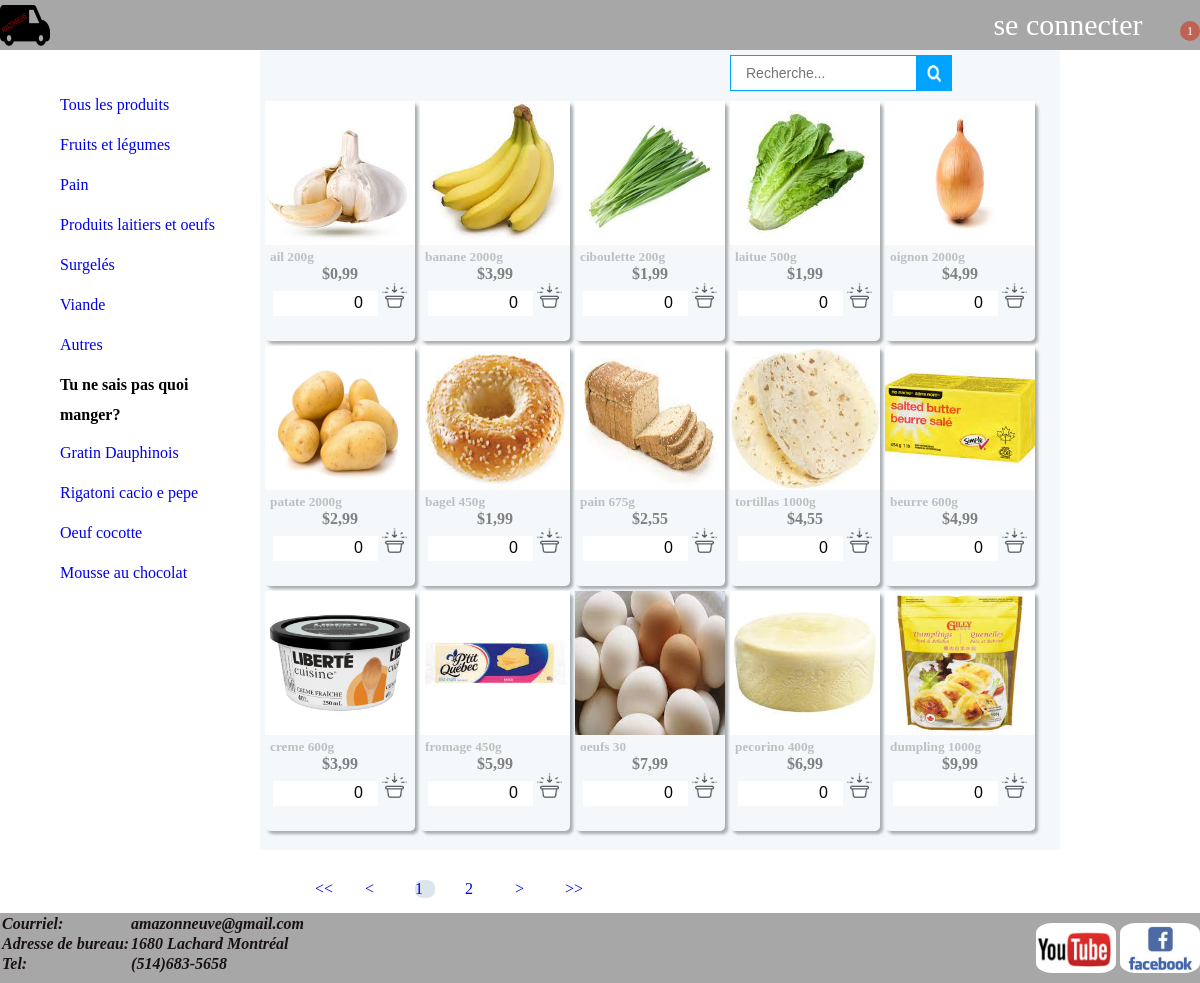
/compte/shopping/, run on the app's committed database.
### gestion_vente/models.py (models this page shows, shortened)
class Produit(models.Model):
    nomProduit = models.CharField(verbose_name='Nom du Produit', max_length=20)
    typeProduit = models.CharField(verbose_name='type du produit', max_length=20, default="produit")
    prixUnitair = models.DecimalField(verbose_name="Prix Unitaire", max_digits=10, decimal_places=2, default=0)
    lienPhoto = models.CharField(verbose_name='lien photo', max_length=100, default="")

### gestion_vente/views.py (the view, shortened to what this page needs)
# urls.py: path("compte/shopping/", views.shopping, name="shopping"),
def shopping(request):
    nom = get_nom()
    nbr = get_nbr()
    data_dict = {}
    type = request.GET.get("type","")
    nomProduit = request.GET.get("nomProduit","")
    if type:
        data_dict["typeProduit"] = type
    if nomProduit:
        data_dict["nomProduit__contains"] = nomProduit
    liste = models.Produit.objects.filter(**data_dict)
    page_obj = Pagination(request, liste, page_size=15)
    contente = {
            "liste": page_obj.page_queryset,
            "page_string": page_obj.html(),
            "nom":nom,
            "nbr": nbr,
            "type": type,
            "nomProduit": nomProduit
        }
    if request.method == "GET":
        return render(request, "shopping.html", contente)

### gestion_vente/views.py (called while the page is built)
def get_nom():
    nom = '<a href="/compte/login/">se connecter</a></span></li></ul>'
    if m.client:
        nom = f'<img src="/static/imgs/connexion.png" alt="">{m.client.compte}</span></li><ul>\
                <li><a href="/compte/info/">profile</a></li><li><a href="/compte/histoire/">mes commandes</a></li>\
                <li><a href="/compte/deconnecter/">déconnection</a></li></ul></ul>'
    nom = mark_safe(nom)
    return nom

def get_nbr():
    nbr = models.LignePanier.objects.filter(nomCompte_id="VISITEUR").count()
    if m.client:
        nbr = models.LignePanier.objects.filter(nomCompte_id=m.client.compte).count()
    return nbr

### gestion_vente/templates/shopping.html (shortened to what this page needs)
{% extends "layout.html" %}
{% block content %}
<div class="w">
    <div class="produit_type">
        <ul>
            <li><a href="/compte/shopping/">Tous les produits</a></li>
            <li><a href="?type=fruit_legume">Fruits et légumes</a></li>
            <li><a href="?type=pain">Pain</a></li>
            <li><a href="?type=laitier_et_oeufs">Produits laitiers et oeufs</a></li>
            <li><a href="?type=surgeles">Surgelés</a></li>
            <li><a href="?type=viande">Viande</a></li>
            <li><a href="?type=autres">Autres</a></li>
            <li><h4>Tu ne sais pas quoi manger?</h4></li>
            <br><li><a href="/recette/?r=0">Gratin Dauphinois</a></li>
            <li><a href="/recette/?r=1">Rigatoni cacio e pepe</a></li>
            <li><a href="/recette/?r=2">Oeuf cocotte</a></li>
            <li><a href="/recette/?r=3">Mousse au chocolat</a></li>
        </ul>
    </div>
    <div class="shop">
        <div class="search">
            <form method="get">
            <input type="text" value="{{ nomProduit }}" placeholder="Recherche..." name="nomProduit">
            <button type="submit"><img src="/static/imgs/btn.png" alt=""></button>
            </form>
        </div>
        {% for obj in liste %}
        <div class="produit">
            <img src="{{ obj.lienPhoto}}" alt="">
            <h5>{{ obj.nomProduit }}</h5>
            <h4>${{ obj.prixUnitair }}</h4>
            <form action="" method="post">
            <input type="number" min="0" name="{{ obj.id}}" value="0" required="required">
            <button class="btn_acheter" type="submit">
                <img class="img_char" src="/static/imgs/chario.png">
            </button>
            </form>
        </div>
        {% endfor %}
        <br>
    </div>
    <ul class="pagination" style="margin-left: 300px;">
        {{ page_string }}
    </ul>
</div>
{% endblock %}

### gestion_vente/templates/layout.html (shortened to what this page needs)
<!DOCTYPE html>
<html lang="en">
<head>
    <link rel="stylesheet" href="/static/css/layout.css">
</head>
<body>
    <div class="header">
        <div class="nav w">
        <div class="shopping">
            <h1><a href="/compte/shopping/"><img src="/static/imgs/logo.png" ></a></h1>
        </div>
        <div class="panier">
            <div class="items">{{ nbr }}</div>
        </div>
        <ul class="connecter">
           <li><span>{{nom}}
        </div>
    </div>
    {% block content %}{% endblock %}
    <footer >
        <div class="w" >
        <div class="info_contact">
            <table>
                <tr>
                    <td>Courriel:</td>
                    <td class="column2">amazonneuve@gmail.com</td>
                </tr>
                <tr>
                    <td>Adresse de bureau:</td>
                    <td class="column2">1680 Lachard Montr&eacute;al</td>
                </tr>
                <tr>
                    <td>Tel:</td>
                    <td class="column2">(514)683-5658</td>
                </tr>
            </table>
        </div>
        <div class="mul_media">
        <a href="https://www.youtube.com/"><img class="footer_img" src="/static/imgs/youtube.PNG"></a>
        <a href="https://fr-ca.facebook.com/"><img class="footer_img" src="/static/imgs/facebook.PNG"></a>
        </div>
        </div>
      </footer>
</body>
</html>

### gestion_vente/static/css/layout.css (style rules this page uses)
* { margin: 0; padding: 0; }
.header { height: 50px; background-color:rgba(80, 80, 80, 0.5); }
.w { width: 1200px; margin: auto; min-height: 800px; }
footer .w { height: 70px; min-height: auto; }
.header img { height: 50px; }
.connecter, .panier { float: right; line-height: 50px; font-size: 30px; text-decoration: none; color: white; margin-right: 30px; }
.panier { margin-right: 0; }
.produit_type { margin-top: 30px; float: left; width: 200px; height: 500px; }
.produit_type ul li { height: 30px; line-height: 30px; font-size: 16px; margin: 10px 10px; }
.search { float: left; width: 250px; height: 36px; margin-left: 470px; margin-bottom: 10px; margin-top: 5px; }
.search input { float: left; width: 170px; height: 34px; border: 1px solid #00a4ff; border-right: 0; color: #bfbfbf; font-size: 14px; padding-left: 15px; }
.search button { float: left; width: 36px; height: 36px; border: 0; }
.search button img { width: 36px; height: 36px; }
.shop { float: left; margin-left: 10px; width: 800px; height: 800px; background-color: rgb(244, 248, 250); }
.produit { float: left; width: 150px; height: 240px; text-align: center; margin-left: 5px; margin-bottom: 5px; border-radius: 5px; box-shadow: 3px 3px 3px rgba(0,0,0, 0.3); }
.produit h5 { text-align: left; padding-left: 5px; color: #bfbfbf; }
.produit h4 { color: gray; }
.produit img { width: 100%; height: 60%; }
.produit input { text-align: right; width: 70%; height: 25px; font-size: 16px; border: 0; }
.produit .btn_acheter { background-color: transparent; border:none }
.produit .img_char { width: 25px; height: 25px; }
a { text-decoration: none; }
li { list-style: none; }
.nav a { color: white; text-decoration: none; }
.shopping { float: left; height: 100%; }
.items { display: inline-block; width: 20px; height: 20px; font-size: 12px; line-height: 20px; border-radius: 50%; background-color:rgba(216, 30, 5, 0.5); color: white; text-align: center; }
footer { float: left; width: 100%; height: 70px; position: relative; bottom: 1%; background-color: rgb(167,167,167); }
.info_contact { width: 30%; float: left; height: 70px; font-style: italic; font-weight: bold; color: rgb(26, 17, 17); }
.mul_media { float: right; height: 70px; }
.footer_img { margin-top: 10px; width: 80px; border-radius: 20%; height: 50px; line-height: 50px; }
.pagination { margin-top: 15px; float: left; }
.pagination li { float: left; min-width: 20px; margin: 15px; }
.pagination .active { border-radius: 40%; background-color: rgba(74, 124, 153, 0.2); }

### data on the page
Produit: lienPhoto (picture), nomProduit "ail 200g", prixUnitair "0,99"
Produit: lienPhoto (picture), nomProduit "banane 2000g", prixUnitair "3,99"
Produit: lienPhoto (picture), nomProduit "ciboulette 200g", prixUnitair "1,99"
Produit: lienPhoto (picture), nomProduit "laitue 500g", prixUnitair "1,99"
Produit: lienPhoto (picture), nomProduit "oignon 2000g", prixUnitair "4,99"
Produit: lienPhoto (picture), nomProduit "patate 2000g", prixUnitair "2,99"
Produit: lienPhoto (picture), nomProduit "bagel 450g", prixUnitair "1,99"
Produit: lienPhoto (picture), nomProduit "pain 675g", prixUnitair "2,55"
Produit: lienPhoto (picture), nomProduit "tortillas 1000g", prixUnitair "4,55"
Produit: lienPhoto (picture), nomProduit "beurre 600g", prixUnitair "4,99"
Produit: lienPhoto (picture), nomProduit "creme 600g", prixUnitair "3,99"
Produit: lienPhoto (picture), nomProduit "fromage 450g", prixUnitair "5,99"
Produit: lienPhoto (picture), nomProduit "oeufs 30", prixUnitair "7,99"
Produit: lienPhoto (picture), nomProduit "pecorino 400g", prixUnitair "6,99"
Produit: lienPhoto (picture), nomProduit "dumpling 1000g", prixUnitair "9,99"

### other printed values
{{ nbr }} "1"
{{ nom }} "se connecter"
{{ page_string }} "<< < 1 2 > >>"
